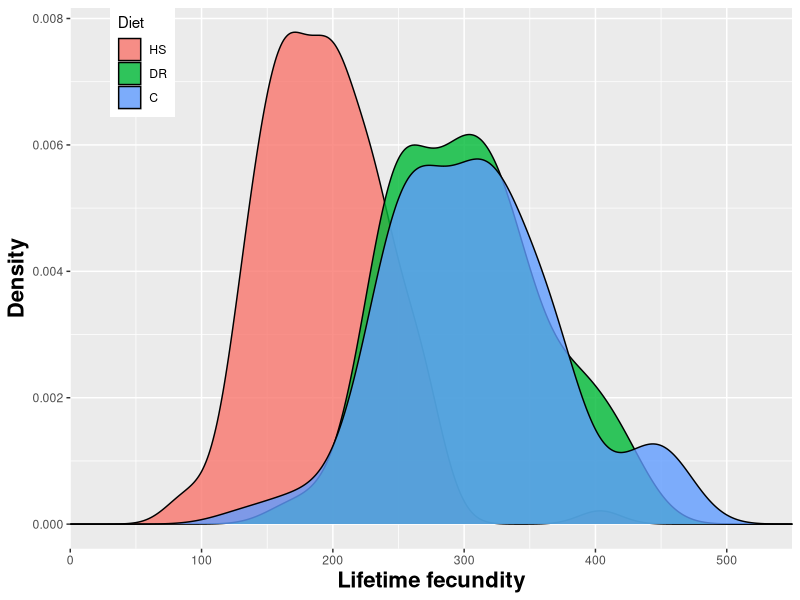
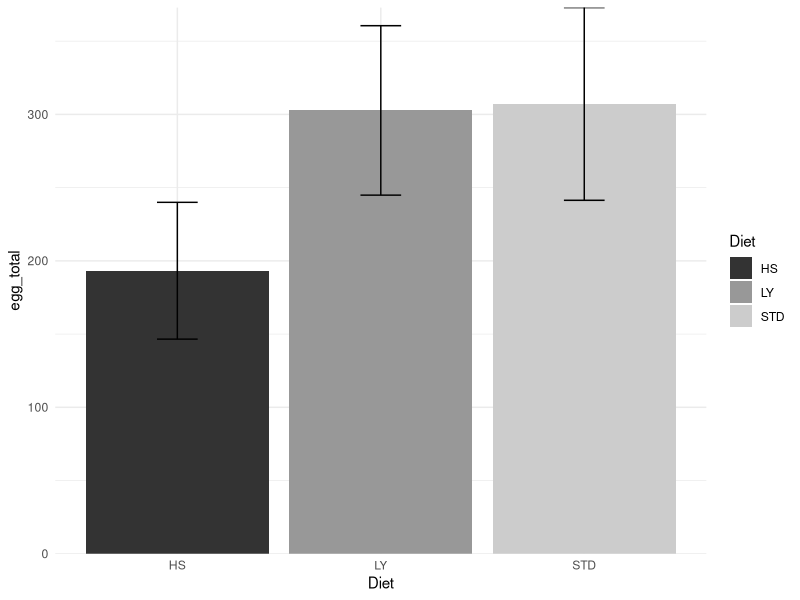
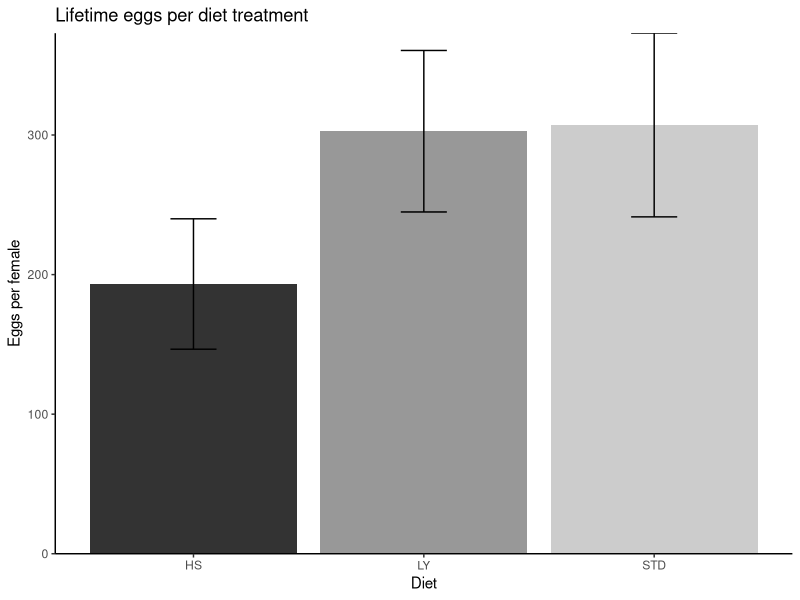
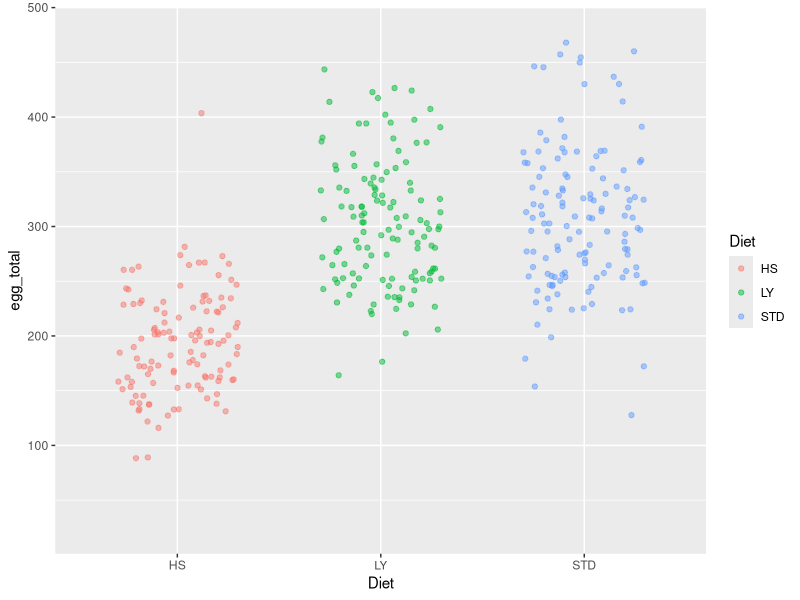
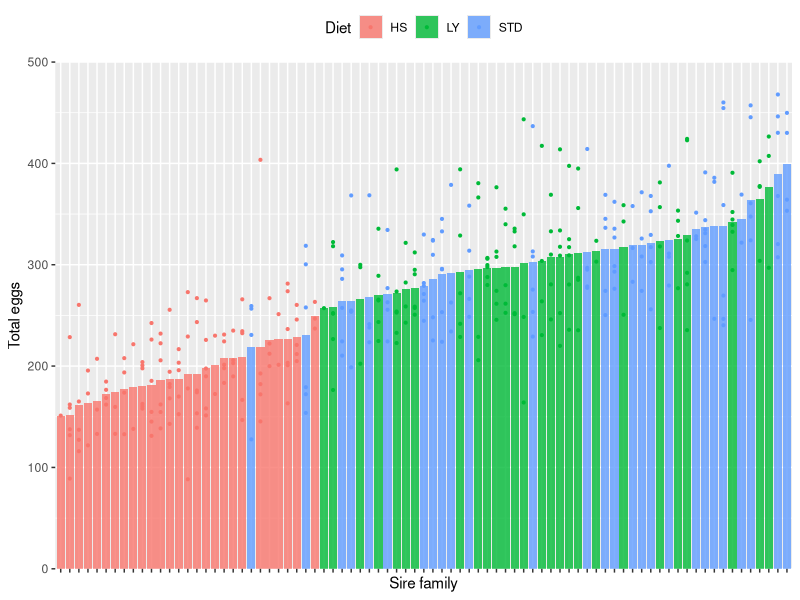
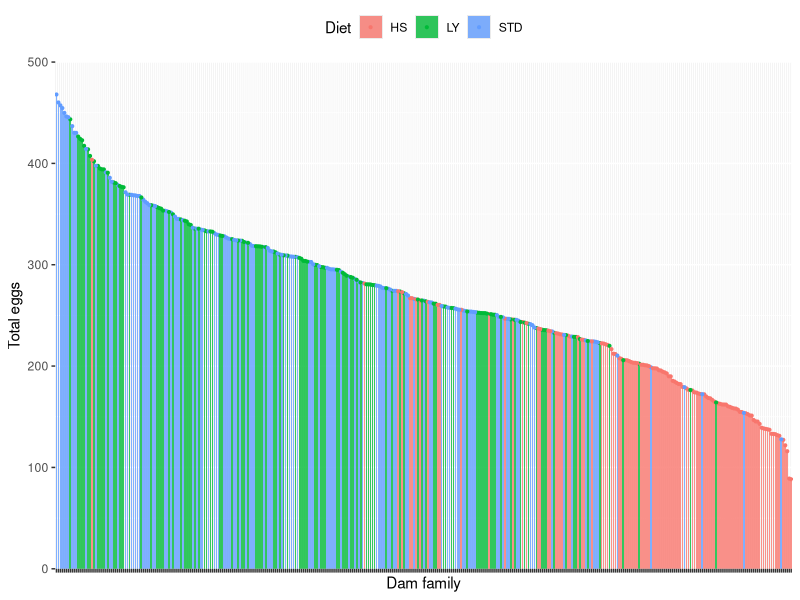
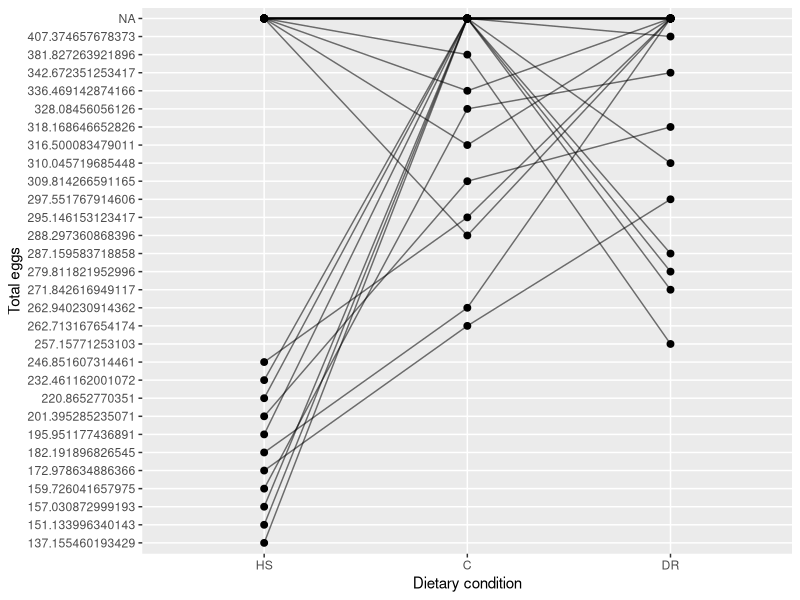
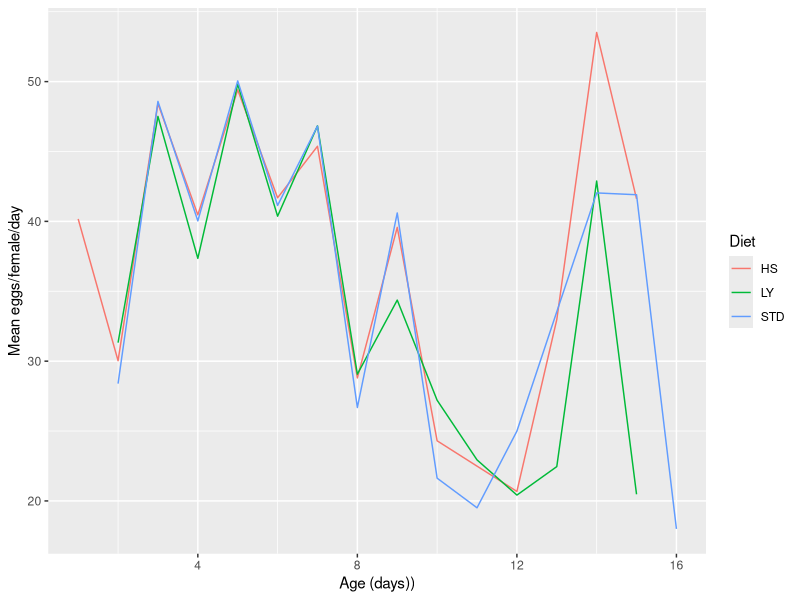

R code for these plots, in order: (Note: this script raises an error after producing the figures.)
## ---- chunk 1
# data : a data frame
# varname : name of column to be summarized
# groupnames : vector of grouping variables

data_summary <- function(data, varname, groupnames){
  summary_func <- function(x, col){
    c(mean = mean(x[[col]], na.rm=TRUE),
      sd = sd(x[[col]], na.rm=TRUE))
  }
  data_sum <- data %>%
    group_by(groupnames) %>% 
    summarize(summary_func(., varname))
  data_sum <- rename(data_sum, c("mean" = varname))
 return(data_sum)
}
## ---- chunk 2
library(tidyverse) 
library(cowplot)
## ---- chunk 3
h2fec_phenotype <- read.table('../../Data/Processed/eggs_per_vial.txt',
                     sep = "\t", header = TRUE,
                     stringsAsFactors = FALSE)

h2fec_phenotype <- as_tibble(h2fec_phenotype)
h2fec_phenotype <- dplyr::rename(h2fec_phenotype, Diet = treat)
## ---- chunk 4
h2fec_phenotype %>%
     mutate(Diet=replace(Diet, Diet=="LY", "DR")) %>%
     mutate(Diet=replace(Diet, Diet=="STD", "C"))

## ---- chunk 5
#pdf("../../Data/Figures/density_all-data_ggpl.pdf",width=6,height=4)
par(mar=c(4.5,4.5,0.5,0.5))
 ggplot(h2fec_phenotype, aes(egg_total, fill = Diet)) + 
  geom_density(alpha = 0.8) +
  #coord_cartesian(xlim=c(0, 1e4), ylim=c(0, 5e4)) + #adjust frame of x-axis
  scale_x_continuous(expand=c(0, 0), limits=c(0, 5.5e2)) + #limit plot area on x-axix
  scale_color_manual(values=c("#CC6666", "#9999CC", "#66CC99")) +
  theme(axis.title = element_text(face="bold", size=16)) +
  xlab("Lifetime fecundity") + ylab("Density") +
  theme(legend.position=c(0.1, 0.9)) +
  scale_fill_discrete(name="Diet", labels=c("HS", "DR", "C")) 
#dev.off()
## ---- chunk 6
# h2fec_sum <- data_summary(h2fec_phenotype, varname="egg_total",
#                     #groupnames=c("supp", "dose")) # if have multiple grouping variables
#                     groupnames="Diet")

h2fec_sum <- h2fec_phenotype %>% 
  group_by(Diet) %>% 
  summarise(egg_total_mean = mean(egg_total, na.rm = TRUE),
            sd = sd(egg_total)) %>% 
  rename(egg_total = egg_total_mean)

# Convert dose to a factor variable
h2fec_sum
## ---- chunk 7
# Standard deviation of the mean as error bar
p <- ggplot(h2fec_sum, aes(x=Diet, y=egg_total, fill=Diet)) + 
    geom_bar(stat="identity", position=position_dodge(), width=0.9) +
    geom_errorbar(aes(ymin=egg_total-sd, ymax=egg_total+sd), width=.2,
                  position=position_dodge(.9)) +
    scale_y_continuous(expand = c(0,0))
  
p + scale_fill_grey() + theme_minimal()

p + labs(title="Lifetime eggs per diet treatment", 
         x="Diet", y = "Eggs per female")+
    scale_fill_grey(guide=FALSE) + 
   #scale_fill_manual(values=c('black','lightgray'))+ # Change color by groups
   theme_classic()

# change plot size

## ---- chunk 8
#dot plot

k6 <- ggplot(data=h2fec_phenotype, aes(x=Diet, y=egg_total, color=Diet)) + #group-sire_trt
  geom_jitter(position = position_jitter(width = 0.3), alpha = 0.5)+
  scale_y_continuous(expand = c(0,0))
  #xlab("Dietary condition") + ylab("Total eggs") +
k6 +   expand_limits(y = c(1, 5e2)) 

t <- subset(h2fec_phenotype, h2fec_phenotype$Diet=="HS")
which.max(t$egg_total)
t[68,] # S45D134_a_HS has egg_total = 404
# problem image is IMG_5571.JPG set 2016-03-05 flip 2016-05-24 age 80, 2 females, 48.5 eggs per female

kn <- h2fec_phenotype

## ---- chunk 9
# new grouping variable
h2fec_phenotype <- unite(h2fec_phenotype, "sire_Diet", sireid, Diet, sep = "_", remove=FALSE)  

#h2fec_phenotype <- select(h2fec_phenotype, sire_Diet, Diet, egg_total)

## ---- chunk 10

#with(h2fec_phenotype, reorder(sire_Diet, egg_total)) 
#pdf("../../Data/Figures/fecundity_family.pdf",width=6,height=4)
par(mar=c(4.5,4.5,0.5,0.5))

#ascending order
p <- ggplot(h2fec_phenotype, aes(x= reorder(sire_Diet, egg_total), y=egg_total, fill=Diet)) +

#descending order
#ggplot(h2fec_phenotype, aes(x= reorder(sire_Diet, -egg_total), y=egg_total, fill=Diet)) + 
  
  theme(axis.text.x = element_blank(), legend.position = 'top') +
    stat_summary(fun.y = mean,
               position = position_dodge(width = 0.9),
               geom = "bar", alpha=0.8) +
  xlab("Sire family") + ylab("Total eggs") +
  scale_y_continuous(expand = c(0,0))+
  #scale_fill_discrete(name="Diet")+
  #guides(fill=guide_legend(title="Diet")) +
geom_point(aes(color=Diet), position = position_dodge(width = 0.9),size=0.75) 

p +   expand_limits(y = c(1, 5e2)) 
#tt + guides(fill=guide_legend(title="Diet"))

#dev.off()
## ---- chunk 11

#with(h2fec_phenotype, reorder(sire_Diet, egg_total)) 
#pdf("../../Data/Figures/fecundity_family.pdf",width=6,height=4)
par(mar=c(4.5,4.5,0.5,0.5))

#ascending order
pq <- ggplot(h2fec_phenotype, aes(x= reorder(id, -egg_total), y=egg_total, fill=Diet)) +

#descending order
#ggplot(h2fec_phenotype, aes(x= reorder(Diet, -egg_total), y=egg_total, fill=Diet)) + 
  theme(axis.text.x = element_blank(), legend.position = 'top') +
    stat_summary(fun.ymin=min, fun.ymax=max, fun.y = mean,
               position = position_dodge(width = 0.9),
               geom = "bar", alpha=0.8) +  xlab("Dam family") + ylab("Total eggs") +
  scale_y_continuous(expand = c(0,0))+
  #scale_fill_discrete(name="Diet")+
  #guides(fill=guide_legend(title="Diet")) +
geom_point(aes(color=Diet), position = position_dodge(width = 0.9),size=0.75) 

pq +   expand_limits(y = c(1, 5e2)) 
#tt + guides(fill=guide_legend(title="Diet"))

#dev.off()
## ---- chunk 12
# prep each treatment into its own column

#pull HS and compute median
HS <- subset(h2fec_phenotype, Diet == "HS")
hs_trim <- cbind.data.frame(HS$sireid, HS$egg_total)
hs_med <- aggregate(. ~ HS$sireid, data=hs_trim, FUN=median)
hs_med[,2] <- NULL
colnames(hs_med) <- c("sireid","eggs")
hs_med$diet<-"HS"

#pull LY and compute median
DR <- subset(h2fec_phenotype, Diet == "LY")
dr_trim <- cbind.data.frame(DR$sireid, DR$egg_total)
dr_med <- aggregate(. ~ DR$sireid, data=dr_trim, FUN=median)
dr_med[,2] <- NULL
colnames(dr_med) <- c("sireid","eggs")
dr_med$diet<-"DR"

#pull STD and compute median
C <- subset(h2fec_phenotype, Diet == "STD")
c_trim <- cbind.data.frame(C$sireid, C$egg_total)
c_med <- aggregate(. ~ C$sireid, data=c_trim, FUN=median)
c_med[,2] <- NULL
colnames(c_med) <- c("sireid","eggs")
c_med$diet<-"C"
## ---- chunk 13
B <- rbind(hs_med, c_med, dr_med)
#B<-B[!(B$sireid=="S39"),]
#attach a column of diet to each data frame before joining; use that as fill

#reorder x-axis (ggplot default is alphabetical)
B$diet <- as.character(B$diet) #turn diet col into a char vector
B$diet <- factor(B$diet, levels=unique(B$diet)) #back to ordered factor
#save(B, file = "/Users/ngomae/Documents/H2_Analysis/h2lifespan/Evo17_Portland/h2reacts.Rda")
## ---- chunk 14
#pdf("../../Data/Figures/h2life_reaction_norms.pdf",width=6,height=4)
par(mar=c(4.5,4.5,0.5,0.5))
ggplot(B, aes(x = B$diet, y = B$eggs)) +
  geom_point(size = 2)+
  geom_line(aes(group = paste(sireid), alpha = 0.2)) +
  xlab("Dietary condition") + ylab("Total eggs") +
  theme(legend.position="none") +
  scale_fill_discrete(name="Diet", labels=c("HS", "DR", "C"))
  
  #expand_limits(x = "diet") + scale_x_continuous(expand = c(0, 0))
  #expand_limits(x = 0, y = 0)
  #expand_limits(y = c(0, 4.5e2))
  

#dev.off()
## ---- chunk 15
AA <- read.table('../../Data/Processed/eggs_per_female.txt',
                     sep = "\t", header = TRUE,
                     stringsAsFactors = FALSE)

AA <- AA %>%
   select(flipDate,id,fID,treat,age,sireid,damid,n_females,eggs_per_female)
AA
AA <- as_tibble(AA)
## ---- chunk 16
AA %>%
     mutate(treat=replace(treat, treat=="LY", "DR")) %>%
  mutate(treat=replace(treat, treat=="STD", "C"))

AA <- rename(AA, Diet = treat)
AA
## ---- chunk 17
AA$flipDate <- as.Date(AA$flipDate)

AA <- AA[!is.na(AA$eggs_per_female), ]

A1 <- aggregate(AA["eggs_per_female"], by=AA["flipDate"], sum)

# a new grouping variable
AA <- unite(AA, "sire_trt", sireid, Diet, sep = "_", remove=FALSE)
A2 <- aggregate(AA["eggs_per_female"], by=AA["sire_trt"], sum)

## ---- chunk 18
head(AA)

AB <- as.data.frame(AA)
AB$flipDate <- as.Date(AB$flipDate)
#AA$wks <-  with(AA, ave(flipDate, flipDate, FUN = seq)) 

AB$julian_date <- julian(AB$flipDate)
head(AB)

# sort by julian date
AB <- AB[order(AB$julian_date),] 

#AB$Time_Week<-1
#AB$Time_Week<-unlist(lapply(split(AB$Time_Week, AB$julian_date), cumsum)) 


AB.c <- transform(AB, Time_Week=match(julian_date, unique(julian_date)))
all.equal(AB,AB.c)

## ---- chunk 19

A3 <- AB.c %>%
   select(Time_Week,age, Diet,eggs_per_female)


#A3$Time_Week <- as.Date(AA$Time_Week)
A3$Diet <- as.character(AA$Diet)

A3 <- aggregate(.~Time_Week+Diet, A3, mean)

k <- ggplot(A3, aes(x=Time_Week, y=eggs_per_female))+
  geom_line(aes(color=Diet)) +
  xlab("Age (days))") + ylab("Mean eggs/female/day")
k

k1 <- ggplot(A3, aes(x=Time_Week, y=eggs_per_female, color=Diet))+
  geom_point(aes(shape=Diet))+
  xlab("Age (days))") + ylab("Mean eggs/female/day")

# local polynomial regression
k1 + geom_smooth(method="loess") #try "lm"

# facet

k2 <- ggplot(A3, aes(x=age, y=eggs_per_female, color=Diet))+
  geom_point(aes(shape=Diet)) +  geom_smooth(method="loess") +
  xlab("Age(days") + ylab("Mean eggs/female/day")
k2 + facet_grid(. ~ Diet)#facet_grid(Diet~ .) 


k3 <- ggplot(A3, aes(x=age, y=eggs_per_female, color=Diet))+
  geom_point(aes(shape=Diet)) +  geom_smooth(method="loess")+
  xlab("Age (days)") + ylab("Mean eggs/female/day")
k3 + facet_grid(Diet~ .) 

## ---- chunk 20
#pdf("../../Figures/h2_avg_fecundity_per_female_per_day.pdf",width=6,height=4)
par(mar=c(4.5,8.0,0.5,0.5))

lml <- ggplot(data=AB.c, aes(x=age, y=eggs_per_female, fill=Diet)) +
geom_point(pch=21) +
#geom_smooth(span=0.8)+
geom_jitter(position = position_jitter(width = .4), alpha = 0.07) +
scale_fill_manual(values=c("#999999", "#E69F00", "#56B4E9"))+
xlab("Age (days)") + ylab("Mean eggs/female/day") +
scale_y_continuous(limits = c(0,100), expand = c(0, 0)) +
geom_smooth(method = "lm", se = TRUE, color="black")+
facet_grid(.~Diet)
lml
#dev.off()
## ---- chunk 21
# the tidy way
AA %>%
    group_by(flipDate, Diet) %>%
    summarize(eggs = sum(eggs_per_female))
## ---- chunk 22
# sepatate columns
  colum_hs <- select(h2fec_phenotype, sireid,hs)
  colum_c <- select(mlife, sireid,c)
  colum_dr <- select(mlife, sireid, dr)

  h2_all <- rbind(C, HS, DR) 
## ---- chunk 23
#combine data frames
mlife <- merge(hs_med, merge(c_med, dr_med, by="sireid", all.x=TRUE, all.y=TRUE), by = "sireid", all.x = TRUE, all.y = TRUE)
mlife[, 3] <- NULL
mlife[, 4] <- NULL
mlife[, 5] <- NULL
colnames(mlife) <- c("sireid", "hs","c","dr")
## ---- chunk 24
#pairs(~hs+c+dr,data=mlife)
pdf("/Users/ngomae/Documents/H2_Analysis/h2lifespan/Evo17_Portland/lifecorrel_pearson.pdf",width=6,height=4)

#sapply(mlife, is.numeric)   #which columns are numeric
#p <- mlife[, sapply(mlife, is.numeric)] #grab numeric columns

ggcorr(mlife, palette = "RdYlGn", name = "pearson", #use 'rho' for ranks
       label = TRUE, label_color = "black", size=12)
dev.off()
